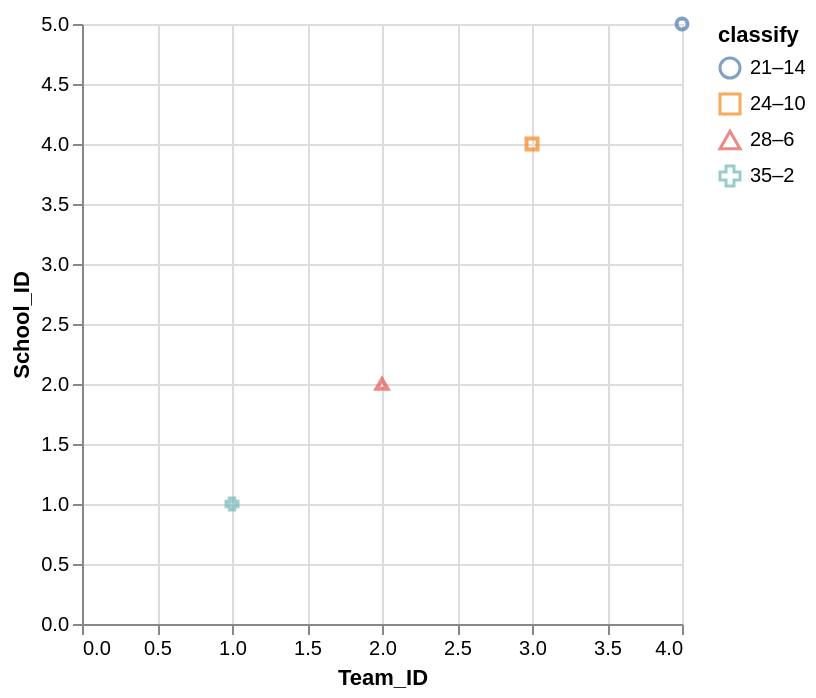

The specification (Vega-Lite) saved for this image:
### Vega-Lite specification from a JSON file in a GitHub repository (floating-point values rounded to 4 significant figures)
{"data": {"values": [{"x_data": 4, "y_data": 5, "classify": "21–14"}, {"x_data": 3, "y_data": 4, "classify": "24–10"}, {"x_data": 2, "y_data": 2, "classify": "28–6"}, {"x_data": 1, "y_data": 1, "classify": "35–2"}]}, "mark": "point", "encoding": {"x": {"field": "x_data", "type": "quantitative", "title": "Team_ID", "scale": {"zero": "false"}}, "y": {"field": "y_data", "type": "quantitative", "title": "School_ID", "scale": {"zero": "false"}}, "color": {"field": "classify", "type": "nominal"}, "shape": {"field": "classify", "type": "nominal"}}}
